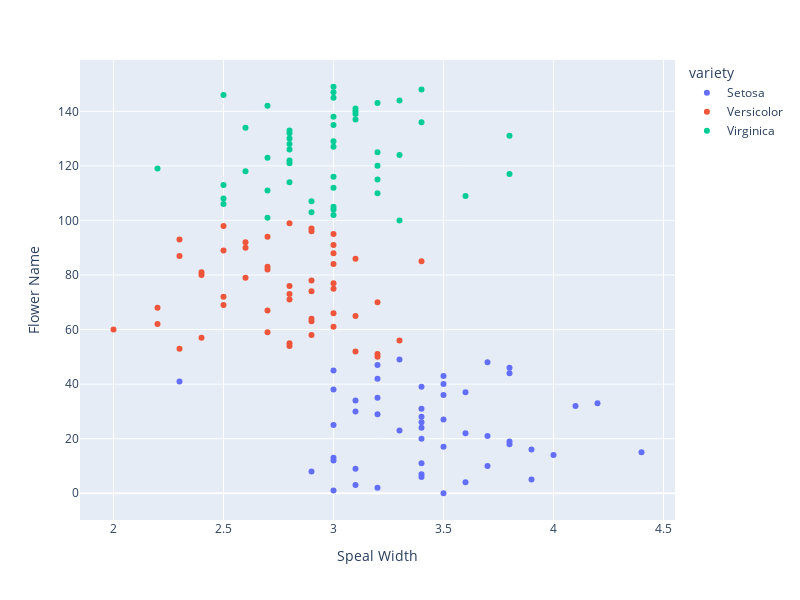

Notebook code cell kept with this figure:
### Code cell
fig = px.scatter(data_frame=df, x ="sepal.width", color='variety')
fig.update_layout(width=800, height=600,
                 xaxis=dict(title='Speal Width'),
                 yaxis=dict(title='Flower Name'))
fig.show()

### Figure 1 — Plotly figure (JSON) as saved in the notebook; plotly's stock layout.template omitted (floating-point values rounded to 4 significant figures)
{"data": [{"hovertemplate": "variety=Setosa<br>sepal.width=%{x}<br>index=%{y}<extra></extra>", "legendgroup": "Setosa", "marker": {"color": "#636efa", "symbol": "circle"}, "mode": "markers", "name": "Setosa", "orientation": "h", "showlegend": true, "type": "scatter", "x": [3.5, 3, 3.2, 3.1, 3.6, 3.9, 3.4, 3.4, 2.9, 3.1, 3.7, 3.4, 3, 3, 4, 4.4, 3.9, 3.5, 3.8, 3.8, 3.4, 3.7, 3.6, 3.3, 3.4, 3, 3.4, 3.5, 3.4, 3.2, 3.1, 3.4, 4.1, 4.2, 3.1, 3.2, 3.5, 3.6, 3, 3.4, 3.5, 2.3, 3.2, 3.5, 3.8, 3, 3.8, 3.2, 3.7, 3.3], "xaxis": "x", "y": [0, 1, 2, 3, 4, 5, 6, 7, 8, 9, 10, 11, 12, 13, 14, 15, 16, 17, 18, 19, 20, 21, 22, 23, 24, 25, 26, 27, 28, 29, 30, 31, 32, 33, 34, 35, 36, 37, 38, 39, 40, 41, 42, 43, 44, 45, 46, 47, 48, 49], "yaxis": "y"}, {"hovertemplate": "variety=Versicolor<br>sepal.width=%{x}<br>index=%{y}<extra></extra>", "legendgroup": "Versicolor", "marker": {"color": "#EF553B", "symbol": "circle"}, "mode": "markers", "name": "Versicolor", "orientation": "h", "showlegend": true, "type": "scatter", "x": [3.2, 3.2, 3.1, 2.3, 2.8, 2.8, 3.3, 2.4, 2.9, 2.7, 2, 3, 2.2, 2.9, 2.9, 3.1, 3, 2.7, 2.2, 2.5, 3.2, 2.8, 2.5, 2.8, 2.9, 3, 2.8, 3, 2.9, 2.6, 2.4, 2.4, 2.7, 2.7, 3, 3.4, 3.1, 2.3, 3, 2.5, 2.6, 3, 2.6, 2.3, 2.7, 3, 2.9, 2.9, 2.5, 2.8], "xaxis": "x", "y": [50, 51, 52, 53, 54, 55, 56, 57, 58, 59, 60, 61, 62, 63, 64, 65, 66, 67, 68, 69, 70, 71, 72, 73, 74, 75, 76, 77, 78, 79, 80, 81, 82, 83, 84, 85, 86, 87, 88, 89, 90, 91, 92, 93, 94, 95, 96, 97, 98, 99], "yaxis": "y"}, {"hovertemplate": "variety=Virginica<br>sepal.width=%{x}<br>index=%{y}<extra></extra>", "legendgroup": "Virginica", "marker": {"color": "#00cc96", "symbol": "circle"}, "mode": "markers", "name": "Virginica", "orientation": "h", "showlegend": true, "type": "scatter", "x": [3.3, 2.7, 3, 2.9, 3, 3, 2.5, 2.9, 2.5, 3.6, 3.2, 2.7, 3, 2.5, 2.8, 3.2, 3, 3.8, 2.6, 2.2, 3.2, 2.8, 2.8, 2.7, 3.3, 3.2, 2.8, 3, 2.8, 3, 2.8, 3.8, 2.8, 2.8, 2.6, 3, 3.4, 3.1, 3, 3.1, 3.1, 3.1, 2.7, 3.2, 3.3, 3, 2.5, 3, 3.4, 3], "xaxis": "x", "y": [100, 101, 102, 103, 104, 105, 106, 107, 108, 109, 110, 111, 112, 113, 114, 115, 116, 117, 118, 119, 120, 121, 122, 123, 124, 125, 126, 127, 128, 129, 130, 131, 132, 133, 134, 135, 136, 137, 138, 139, 140, 141, 142, 143, 144, 145, 146, 147, 148, 149], "yaxis": "y"}], "layout": {"height": 600, "legend": {"title": {"text": "variety"}, "tracegroupgap": 0}, "margin": {"t": 60}, "width": 800, "xaxis": {"anchor": "y", "domain": [0, 1], "title": {"text": "Speal Width"}}, "yaxis": {"anchor": "x", "domain": [0, 1], "title": {"text": "Flower Name"}}}}
